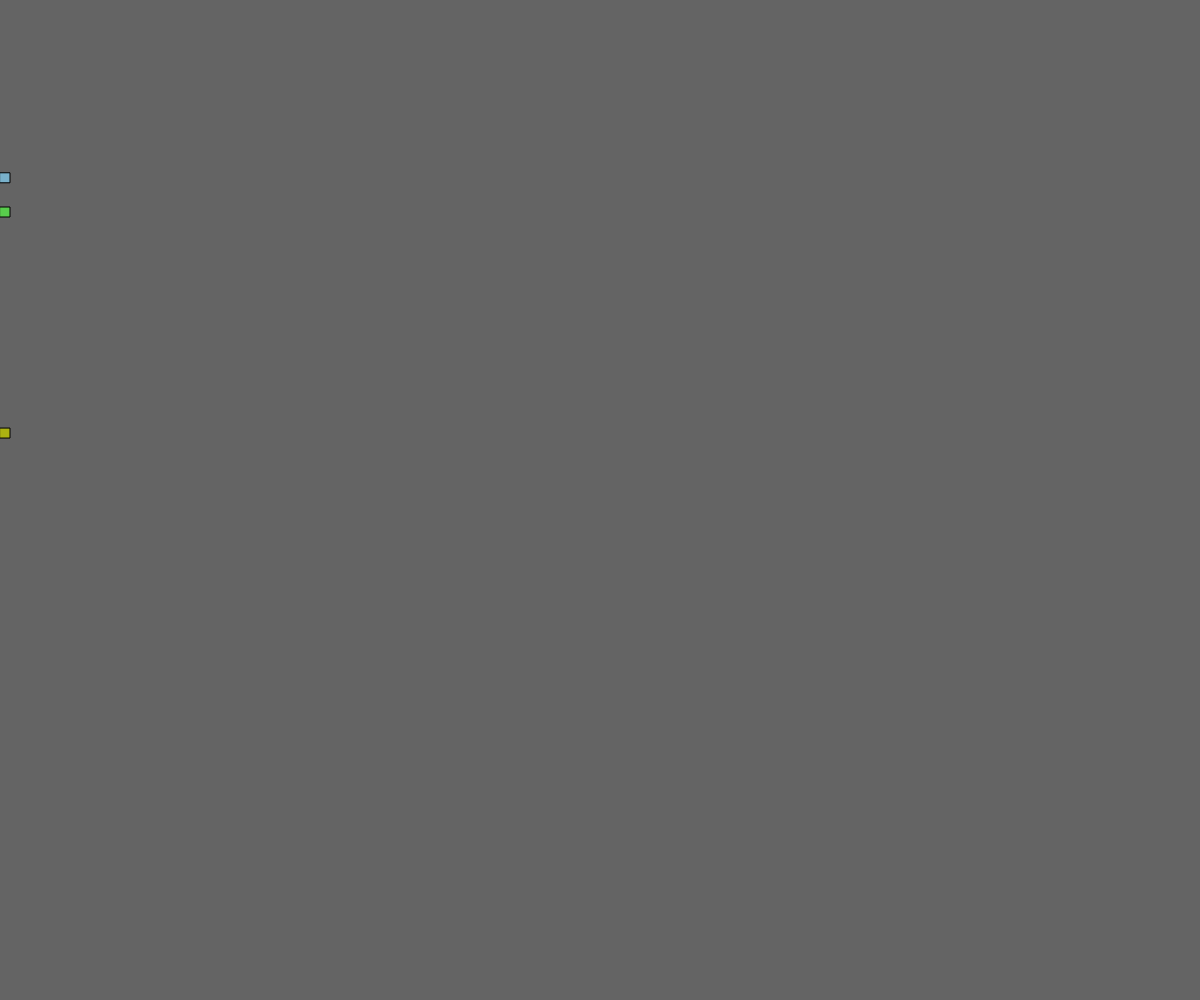
Frame 1 (no input)
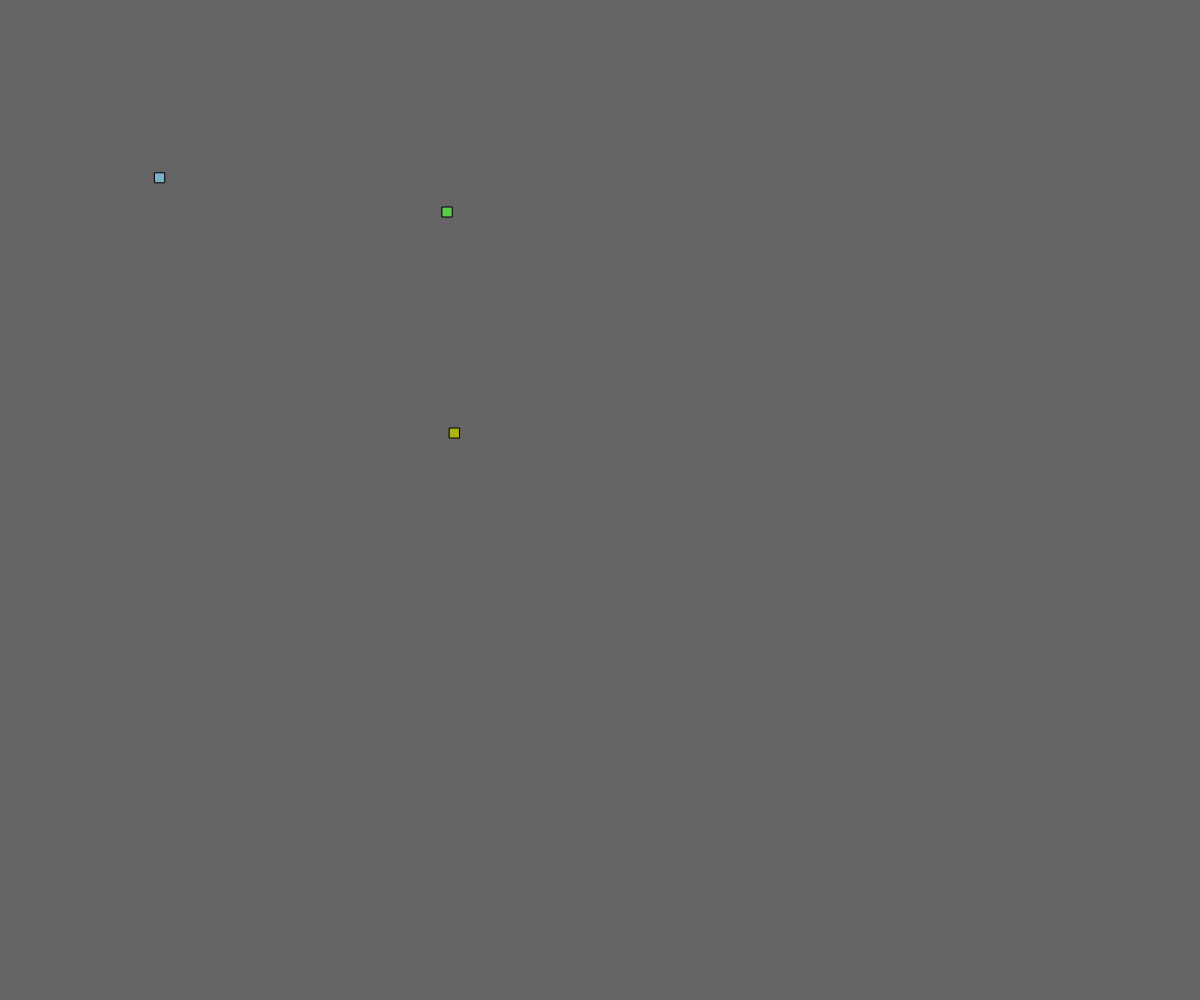
Frame 60 (no input)
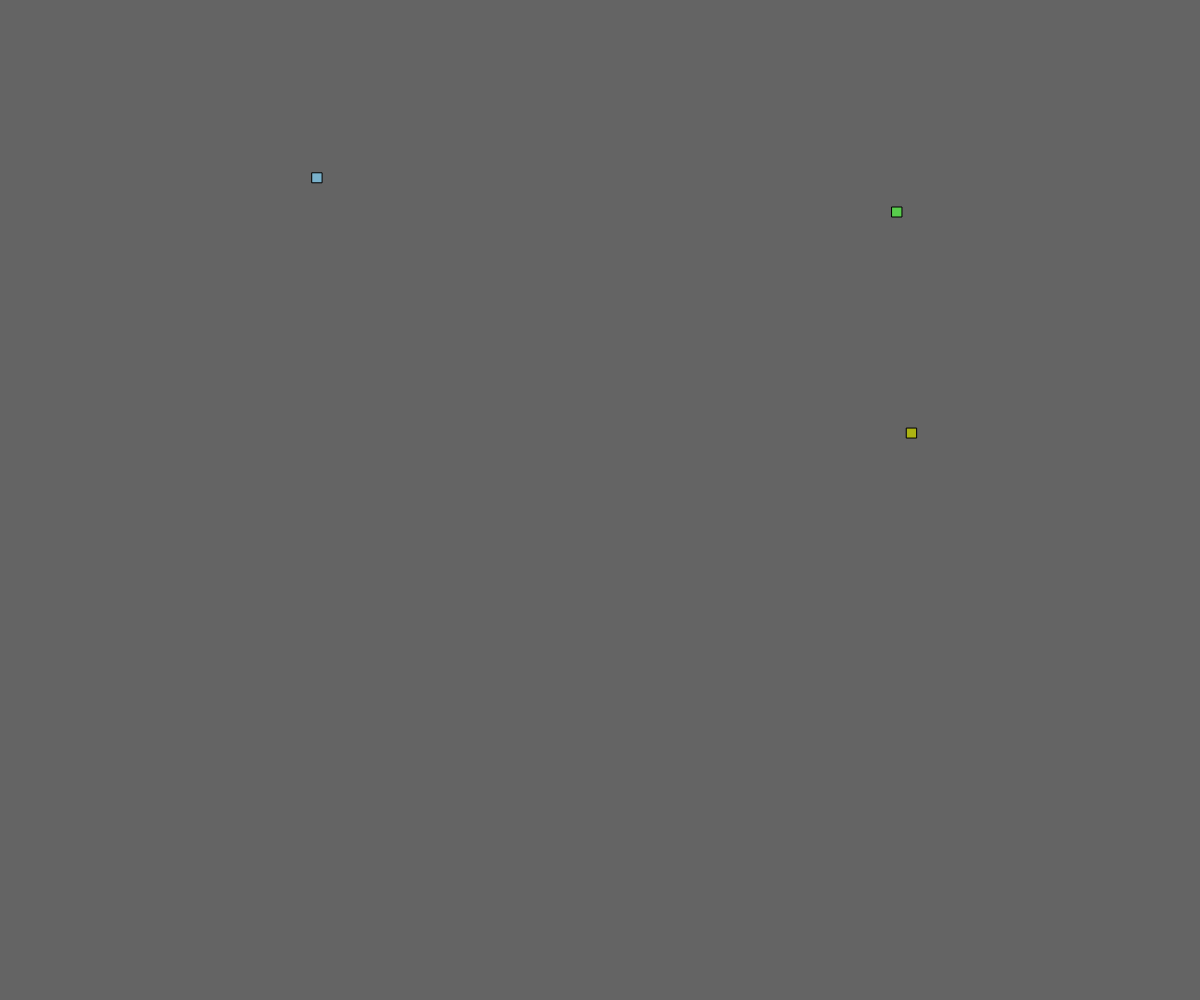
Frame 120 (the mouse pressed at the canvas centre since frame 60)

The p5.js sketch that drew these frames (run headless with seeded random() and noise() and a simulated clock; from frame 60 on, the mouse is pressed at the canvas centre):

// p5.js sketch
// ── sketch.js
var myCar ;
var myCar1;
var myCar2;
var vel;

function setup() {
  createCanvas (windowWidth, windowHeight);
  myCar = new Car() ;
  myCar1 = new Car();
  myCar2 = new Car();
}

function draw() {
  background(100);

  myCar.display();
  myCar.drive();

  myCar1.display();
  myCar1.drive();

  myCar2.display();
  myCar2.drive();
}

function Car() {
  this.x = random(windowWidth);
  this.y = random(windowHeight);

  this.vel = random(10);

  this.r = random(255);
  this.g = random(255);
  this.b = random(255);

  this.x = 0 ;

  this.display = function() {
    fill(this.r, this.g, this.b);
    rect(this.x, this. y, 10, 10);
  }

  this.drive = function() {
    this.x = this.x + this.vel;
    if (this.x > windowWidth) this.x = 0;
  }
}
